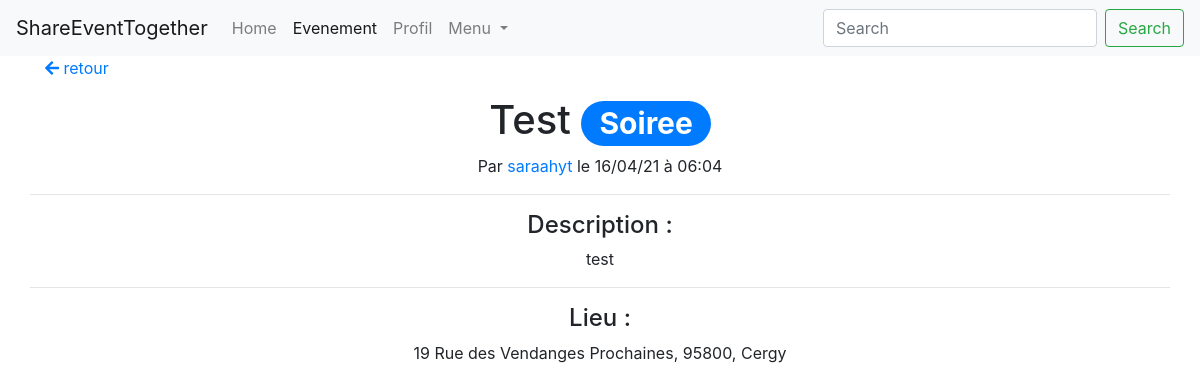
/evenement/description/23 (signed in), run on the app's committed database.
### events/models.py (models this page shows, shortened)
class Event(models.Model):
    PARTY_CATEGORY = 'soiree'
    GAME_CATEGORY = 'jeux'
    TOURISM_CATEGORY = 'tourisme'
    AREA_CATEGORY = 'plein air'
    CATEGORY_CHOICES = (
        (PARTY_CATEGORY, 'soiree'),
        (GAME_CATEGORY, 'jeux'),
        (TOURISM_CATEGORY, 'tourisme'),
        (AREA_CATEGORY, 'plein air')
    )
    person = models.ForeignKey('persons.Person', on_delete=models.CASCADE)
    title = models.CharField('titre', max_length=150)
    description = models.TextField('description')
    address = models.CharField('adresse', max_length=100)
    zip_code = models.IntegerField('code postal')
    city = models.CharField('ville', max_length=50)
    category = models.CharField('categorie', choices=CATEGORY_CHOICES, max_length=20)
    created_at = models.DateTimeField('crée à', auto_now=True)
    event_date = models.DateTimeField('date evenement', auto_now=False)
    coordonate_x = models.CharField('coordonnée X',max_length=10 ,null=True, blank=True)
    coordonate_y = models.CharField('coordonnée Y',max_length=10 , null=True, blank=True)

### persons/models.py (models this page shows, shortened)
class Person(models.Model):
    TYPE_PARTICULIER = 'particulier'
    TYPE_PROFESSIONNEL = 'professionnel'
    TYPE_CHOICES = (
        (TYPE_PARTICULIER, 'particulier'),
        (TYPE_PROFESSIONNEL, 'professionnel')
    )
    user = models.ForeignKey('users.User', on_delete=models.CASCADE)
    first_name = models.CharField('prenom', max_length=100)
    last_name = models.CharField('nom', max_length=100)
    birth_date = models.DateField('date naissance')
    address = models.CharField('adresse', max_length=250)
    zip_code = models.IntegerField('code postal')
    city = models.CharField('ville', max_length=50)
    country = models.CharField('pays', max_length=100)
    phone_number = PhoneNumberField('telephone')
    pseudo = models.CharField('pseudo', max_length=50)
    person_type = models.CharField('type', choices=TYPE_CHOICES, max_length=15)
    created_at = models.DateTimeField('crée à', auto_now=True)
    note = models.IntegerField('karma', null=True, blank=True)
    imageProfil = models.FileField('image', null=True, default='utilisateur-de-profil.svg')

### events/views/events.py (the view)
# urls.py: path('evenement/description/<int:event_id>', EventDescriptionView.as_view(), name='description-event'),
class EventDescriptionView(PersonView):
    def get(self, request, event_id):
        user = request.user
        person = get_person_by_user(user)
        event = get_event_by_id(event_id)
        is_registered = get_if_person_is_registered(person, event)
        context = {
            'user': user,
            'person': person,
            'event': event,
            'is_registered': is_registered,
            'navigation_items': navigation.navigation_items(navigation.NAV_EVENEMENT),
        }
        return render(request, 'events/event_detail.html', context)

### events/models_helpers.py (called while the page is built)
def get_person_by_user(user):
    return Person.objects.get(user=user)

def get_event_by_id(event_id):
    return Event.objects.get(pk=event_id)

def get_if_person_is_registered(person, event):
    return InscriptionEvent.objects.filter(person=person, event=event).exists()

### events/navigation.py (called while the page is built)
def navigation_items(selected_item=None):
    items = []
    for name, shortcut in NAV_ITEMS:
        items.append({
            'name': name,
            'url': reverse(shortcut),
            'active': True if selected_item == name else False,
        })
    return items

### events/templates/events/event_detail.html (shortened to what this page needs)
{% extends 'persons/base_navbar.html' %}
{% load leaflet_tags %}
{% block content %}
    <div class="row">
        <div class="col">
            <a class="text-primary" href="{% url 'events' %}"><i class="fa fa-arrow-left"></i> retour</a>
        </div>
    </div>
    <div class="row">
        {% if event %}
            <div class="col p-0 mt-3 text-center">
                <h1>{{ event.title|title }} <span
                        class="badge badge-pill badge-primary">{{ event.category|title }}</span></h1>
                <p>Par {% if event.person.pk is not person.pk %}
                    <a href="{% url 'profil-show-user' event.person.pk %}">{{ event.person.pseudo }}</a> {% else %}
                    {{ event.person.pseudo }} {% endif %} le {{ event.event_date|date:'d/m/y à h:m' }}</p>
                <hr>
                <h4>Description :</h4>
                <p>{{ event.description }}</p>
                <hr>
                <h4>Lieu :</h4>
                <p>{{ event.address }}, {{ event.zip_code }}, {{ event.city }}</p>
            </div>
        {% endif %}
    </div>
{% endblock %}

### data on the page
Event: title "Test", category "Soiree", person.pseudo "saraahyt", event_date "16/04/21 à 06:04", description "test", address "19 Rue des Vendanges Prochaines", zip_code "95800", city "Cergy"

### other printed values
{{ item.name }} "Home" "Evenement" "Profil"
